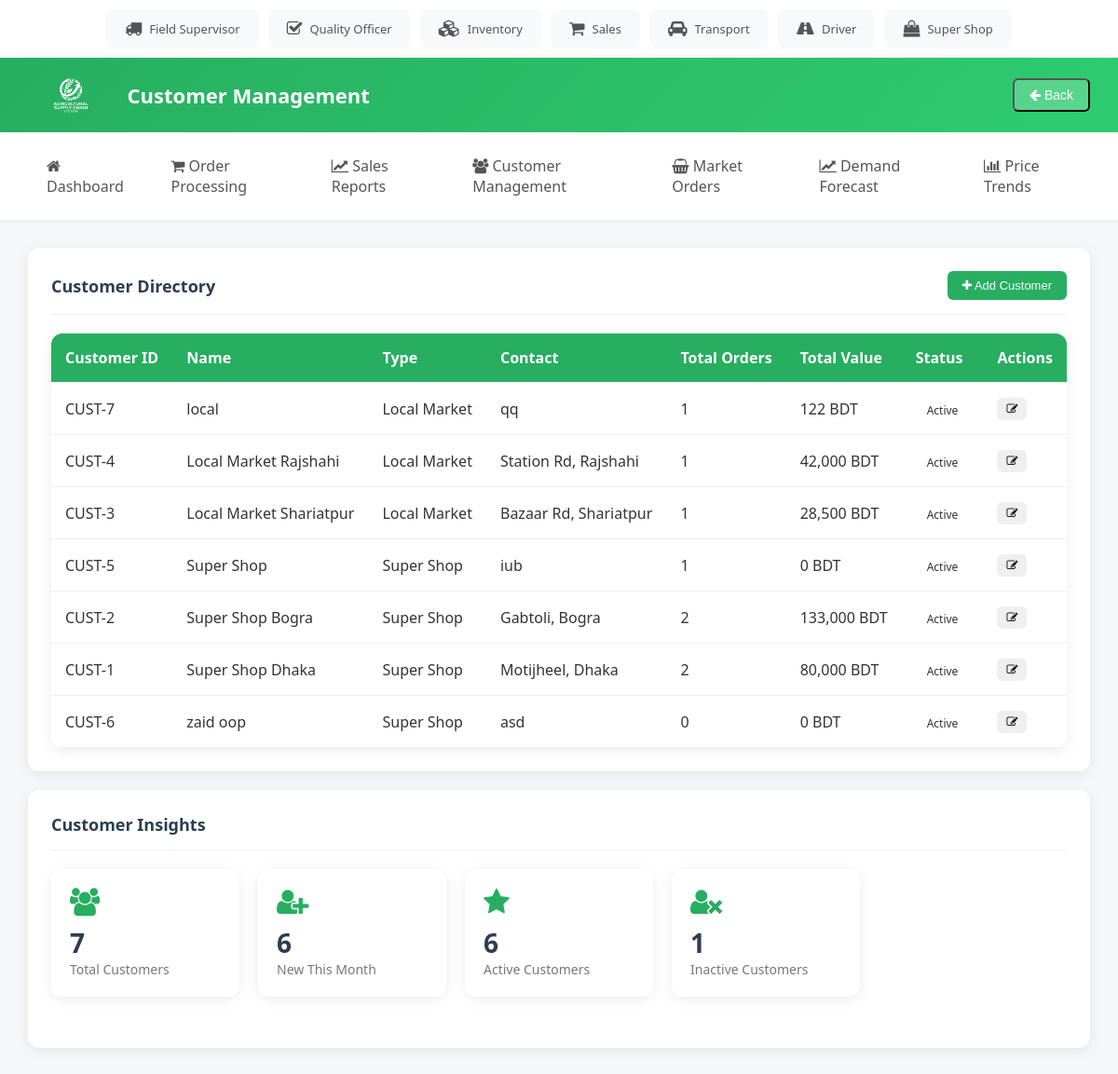
Screenshot of /sales_manager/customer_management.php with the database file from the repository.
### tables this page shows
CREATE TABLE `Customers` (
  `customer_id` int(11) NOT NULL,
  `customer_name` varchar(100) NOT NULL,
  `customer_type` enum('Super Shop','Local Market') NOT NULL,
  `address` text DEFAULT NULL
);

### sales_manager/customer_management.php (the view, shortened to what this page needs)
<!DOCTYPE html>
<html lang="en">
  <head>
    <link rel="stylesheet" href="../style.css" />
    <link
      rel="stylesheet"
      href="https://cdnjs.cloudflare.com/ajax/libs/font-awesome/4.7.0/css/font-awesome.min.css"
    />
  </head>
  <body>
    <?php
    $customers = [];
    $totalCustomers = 0;
    $activeCustomers = 0;
    $newCustomers = 0;
    try {
        $conn = new mysqli('localhost', 'root', '', 'dbms_scms');
        if (!$conn->connect_error) {
            $sql = "SELECT c.customer_id, c.customer_name, c.customer_type, c.address,
                           COUNT(o.order_id) AS total_orders,
                           COALESCE(SUM(o.total_amount), 0) AS total_value,
                           MAX(o.order_date) AS last_order_date
                    FROM Customers c
                    LEFT JOIN Orders o ON c.customer_id = o.customer_id
                    GROUP BY c.customer_id
                    ORDER BY c.customer_name";
            $result = $conn->query($sql);
            $totalCustomers = intval($conn->query("SELECT COUNT(*) AS count FROM Customers")->fetch_assoc()['count']);
            $activeCustomers = intval($conn->query("SELECT COUNT(DISTINCT c.customer_id) AS count FROM Customers c JOIN Orders o ON c.customer_id = o.customer_id WHERE o.order_date >= DATE_SUB(NOW(), INTERVAL 30 DAY)")->fetch_assoc()['count']);
            $newCustomers = intval($conn->query("SELECT COUNT(*) AS count FROM (SELECT customer_id FROM Orders GROUP BY customer_id HAVING MIN(order_date) >= DATE_SUB(NOW(), INTERVAL 30 DAY)) AS recent_customers")->fetch_assoc()['count']);
            if ($result) {
                while ($row = $result->fetch_assoc()) {
                    $customers[] = $row;
                }
            }
        }
    } catch (Exception $e) {
        $dbConnected = false;
    }
    ?>
    <main>
      <div class="card">
        <div class="card-header">
          <span class="card-title">Customer Directory</span>
          <button class="btn btn-primary" onclick="openCustomerModal('add')">
            <i class="fa fa-plus"></i> Add Customer
          </button>
        </div>
        <table>
          <tr>
            <th>Customer ID</th>
            <th>Name</th>
            <th>Type</th>
            <th>Contact</th>
            <th>Total Orders</th>
            <th>Total Value</th>
            <th>Status</th>
            <th>Actions</th>
          </tr>
          <?php
          if (!empty($customers)) {
              foreach($customers as $row) {
                  $status = 'Active';
                  $statusClass = 'good';
                  $name = htmlspecialchars($row['customer_name'], ENT_QUOTES);
                  $type = htmlspecialchars($row['customer_type'], ENT_QUOTES);
                  $address = htmlspecialchars($row['address'], ENT_QUOTES);
                  $customerIdJs = json_encode($row['customer_id']);
                  $customerNameJs = json_encode($row['customer_name']);
                  $customerTypeJs = json_encode($row['customer_type']);
                  $customerAddressJs = json_encode($row['address']);
                  echo "<tr>
                          <td>CUST-{$row['customer_id']}</td>
                          <td>{$name}</td>
                          <td>{$type}</td>
                          <td>{$address}</td>
                          <td>{$row['total_orders']}</td>
                          <td>" . number_format($row['total_value'], 0) . " BDT</td>
                          <td><span class='status {$statusClass}'>{$status}</span></td>
                          <td>
                            <button class='btn btn-warning btn-sm' onclick='openCustomerModal(\"edit\", {$customerIdJs}, {$customerNameJs}, {$customerTypeJs}, {$customerAddressJs})'>
                              <i class='fa fa-edit'></i>
                            </button>
                          </td>
                        </tr>";
              }
          } else {
              echo "<tr><td colspan='8'>No customers found</td></tr>";
          }
          ?>
        </table>
      </div>
      <div class="card">
        <div class="card-header">
          <span class="card-title">Customer Insights</span>
        </div>
        <div class="stats-grid">
          <div class="stat-card">
            <i class="fa fa-users"></i>
            <div class="value"><?php echo $totalCustomers; ?></div>
            <div class="label">Total Customers</div>
          </div>
          <div class="stat-card">
            <i class="fa fa-user-plus"></i>
            <div class="value"><?php echo $newCustomers; ?></div>
            <div class="label">New This Month</div>
          </div>
          <div class="stat-card">
            <i class="fa fa-star"></i>
            <div class="value"><?php echo $activeCustomers; ?></div>
            <div class="label">Active Customers</div>
          </div>
          <div class="stat-card">
            <i class="fa fa-user-times"></i>
            <div class="value"><?php echo $totalCustomers - $activeCustomers; ?></div>
            <div class="label">Inactive Customers</div>
          </div>
        </div>
      </div>
    </main>
  </body>
</html>

### style.css (style rules this page uses)
* { box-sizing: border-box; }
body { margin: 0; font-family: 'Segoe UI', Tahoma, Geneva, Verdana, sans-serif; background: #f5f7fa; color: #333; }
.topbar { background: white; padding: 10px 20px; display: flex; justify-content: center; box-shadow: 0 2px 10px rgba(0,0,0,0.08); overflow-x: auto; }
.topbar-users { display: flex; gap: 10px; flex-wrap: nowrap; }
.topbar-user { display: flex; align-items: center; gap: 8px; padding: 10px 18px; background: #f8f9fa; border-radius: 8px; text-decoration: none; color: #555; font-size: 13px; font-weight: 500; white-space: nowrap; transition: all 0.3s; border: 2px solid transparent; }
.topbar-user i { font-size: 18px; }
header { background: linear-gradient(135deg, #27ae60, #2ecc71); color: white; padding: 15px 30px; display: flex; align-items: center; justify-content: space-between; box-shadow: 0 2px 10px rgba(0,0,0,0.1); }
header .header-left { display: flex; align-items: center; gap: 15px; }
header .logo { height: 50px; border-radius: 8px; }
header .title { font-size: 22px; font-weight: 600; }
header .back-btn { background: rgba(255,255,255,0.2); color: white; padding: 8px 16px; border-radius: 6px; text-decoration: none; font-size: 14px; transition: background 0.3s; }
nav { background: white; display: flex; gap: 10px; padding: 15px 30px; box-shadow: 0 2px 5px rgba(0,0,0,0.05); }
nav a { color: #555; padding: 10px 20px; text-decoration: none; font-weight: 500; border-radius: 6px; transition: all 0.3s ease; }
main { padding: 30px; }
.card { background: white; border-radius: 12px; padding: 25px; box-shadow: 0 3px 15px rgba(0,0,0,0.08); margin-bottom: 20px; }
.card-header { display: flex; justify-content: space-between; align-items: center; margin-bottom: 20px; padding-bottom: 15px; border-bottom: 1px solid #eee; }
.card-title { font-size: 18px; font-weight: 600; color: #2c3e50; }
table { width: 100%; border-collapse: collapse; background: white; border-radius: 12px; overflow: hidden; box-shadow: 0 3px 15px rgba(0,0,0,0.08); }
th, td { padding: 15px; text-align: left; border-bottom: 1px solid #eee; }
th { background: #27ae60; color: white; font-weight: 600; }
.status { padding: 5px 12px; border-radius: 20px; font-size: 12px; font-weight: 500; }
.stats-grid { display: grid; grid-template-columns: repeat(auto-fill, minmax(200px, 1fr)); gap: 20px; margin-bottom: 30px; }
.stat-card { background: white; padding: 20px; border-radius: 12px; box-shadow: 0 3px 15px rgba(0,0,0,0.08); }
.stat-card i { font-size: 30px; color: #27ae60; margin-bottom: 10px; }
.stat-card .value { font-size: 28px; font-weight: 700; color: #2c3e50; }
.stat-card .label { font-size: 14px; color: #777; }
.btn { padding: 8px 16px; border: none; border-radius: 6px; font-size: 13px; font-weight: 500; cursor: pointer; transition: all 0.3s; text-decoration: none; display: inline-block; }
.btn-primary { background: #27ae60; color: white; }

### sales_manager/customer_management.php (style rules this page uses)
.btn-sm { padding: 5px 10px; font-size: 12px; }

### rows the page displays
customers: customer_id "7", customer_name "local", customer_type "Local Market", address "qq", total_orders "1", total_value "122", status "Active"
customers: customer_id "4", customer_name "Local Market Rajshahi", customer_type "Local Market", address "Station Rd, Rajshahi", total_orders "1", total_value "42,000", status "Active"
customers: customer_id "3", customer_name "Local Market Shariatpur", customer_type "Local Market", address "Bazaar Rd, Shariatpur", total_orders "1", total_value "28,500", status "Active"
customers: customer_id "5", customer_name "Super Shop", customer_type "Super Shop", address "iub", total_orders "1", total_value "0", status "Active"
customers: customer_id "2", customer_name "Super Shop Bogra", customer_type "Super Shop", address "Gabtoli, Bogra", total_orders "2", total_value "133,000", status "Active"
customers: customer_id "1", customer_name "Super Shop Dhaka", customer_type "Super Shop", address "Motijheel, Dhaka", total_orders "2", total_value "80,000", status "Active"
customers: customer_id "6", customer_name "zaid oop", customer_type "Super Shop", address "asd", total_orders "0", total_value "0", status "Active"

### other values shown
$totalCustomers "7"
$newCustomers "6"
$activeCustomers "6"
$totalCustomers - $activeCustomers "1"
